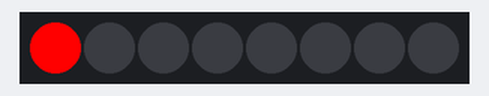
Bench run of a sketch on a simulated Arduino Uno, built with avr-gcc and run on an emulated ATmega328P. Shown: 8 RGB LEDs in strip order, left to right.

Above: at 0.1 s.
At 0.6 s:
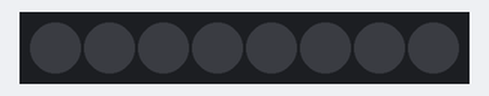
Timing chart, 0 to 130.0 s (numbered marks = the images above):
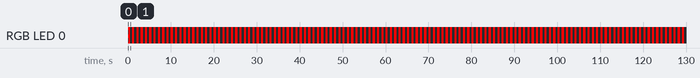

Measured:
- by itself, RGB LED 0: alternates RGB(255, 0, 0) for 0.50 s and off for 0.50 s

The sketch:

Blink.ino
```cpp
#include "FastLED.h"

// How many leds in your strip?
#define NUM_LEDS 8

// For led chips like Neopixels, which have a data line, ground, and power, you just
// need to define DATA_PIN.  For led chipsets that are SPI based (four wires - data, clock,
// ground, and power), like the LPD8806 define both DATA_PIN and CLOCK_PIN
#define DATA_PIN 3
#define CLOCK_PIN 13

// Define the array of leds
CRGB leds[NUM_LEDS];

void setup() {
      // Uncomment/edit one of the following lines for your leds arrangement.
      // FastLED.addLeds<TM1803, DATA_PIN, RGB>(leds, NUM_LEDS);
      // FastLED.addLeds<TM1804, DATA_PIN, RGB>(leds, NUM_LEDS);
      // FastLED.addLeds<TM1809, DATA_PIN, RGB>(leds, NUM_LEDS);
      // FastLED.addLeds<WS2811, DATA_PIN, RGB>(leds, NUM_LEDS);
      // FastLED.addLeds<WS2812, DATA_PIN, RGB>(leds, NUM_LEDS);
      // FastLED.addLeds<WS2812B, DATA_PIN, RGB>(leds, NUM_LEDS);
  	  FastLED.addLeds<NEOPIXEL, DATA_PIN>(leds, NUM_LEDS);
      // FastLED.addLeds<APA104, DATA_PIN, RGB>(leds, NUM_LEDS);
      // FastLED.addLeds<UCS1903, DATA_PIN, RGB>(leds, NUM_LEDS);
      // FastLED.addLeds<UCS1903B, DATA_PIN, RGB>(leds, NUM_LEDS);
      // FastLED.addLeds<GW6205, DATA_PIN, RGB>(leds, NUM_LEDS);
      // FastLED.addLeds<GW6205_400, DATA_PIN, RGB>(leds, NUM_LEDS);

      // FastLED.addLeds<WS2801, RGB>(leds, NUM_LEDS);
      // FastLED.addLeds<SM16716, RGB>(leds, NUM_LEDS);
      // FastLED.addLeds<LPD8806, RGB>(leds, NUM_LEDS);
      // FastLED.addLeds<P9813, RGB>(leds, NUM_LEDS);
      // FastLED.addLeds<APA102, RGB>(leds, NUM_LEDS);
      // FastLED.addLeds<DOTSTAR, RGB>(leds, NUM_LEDS);

      // FastLED.addLeds<WS2801, DATA_PIN, CLOCK_PIN, RGB>(leds, NUM_LEDS);
      // FastLED.addLeds<SM16716, DATA_PIN, CLOCK_PIN, RGB>(leds, NUM_LEDS);
      // FastLED.addLeds<LPD8806, DATA_PIN, CLOCK_PIN, RGB>(leds, NUM_LEDS);
      // FastLED.addLeds<P9813, DATA_PIN, CLOCK_PIN, RGB>(leds, NUM_LEDS);
      // FastLED.addLeds<APA102, DATA_PIN, CLOCK_PIN, RGB>(leds, NUM_LEDS);
      // FastLED.addLeds<DOTSTAR, DATA_PIN, CLOCK_PIN, RGB>(leds, NUM_LEDS);
}

void loop() {
  // Turn the LED on, then pause
  leds[0] = CRGB::Red;
  FastLED.show();
  delay(500);
  // Now turn the LED off, then pause
  leds[0] = CRGB::Black;
  FastLED.show();
  delay(500);
}
```
